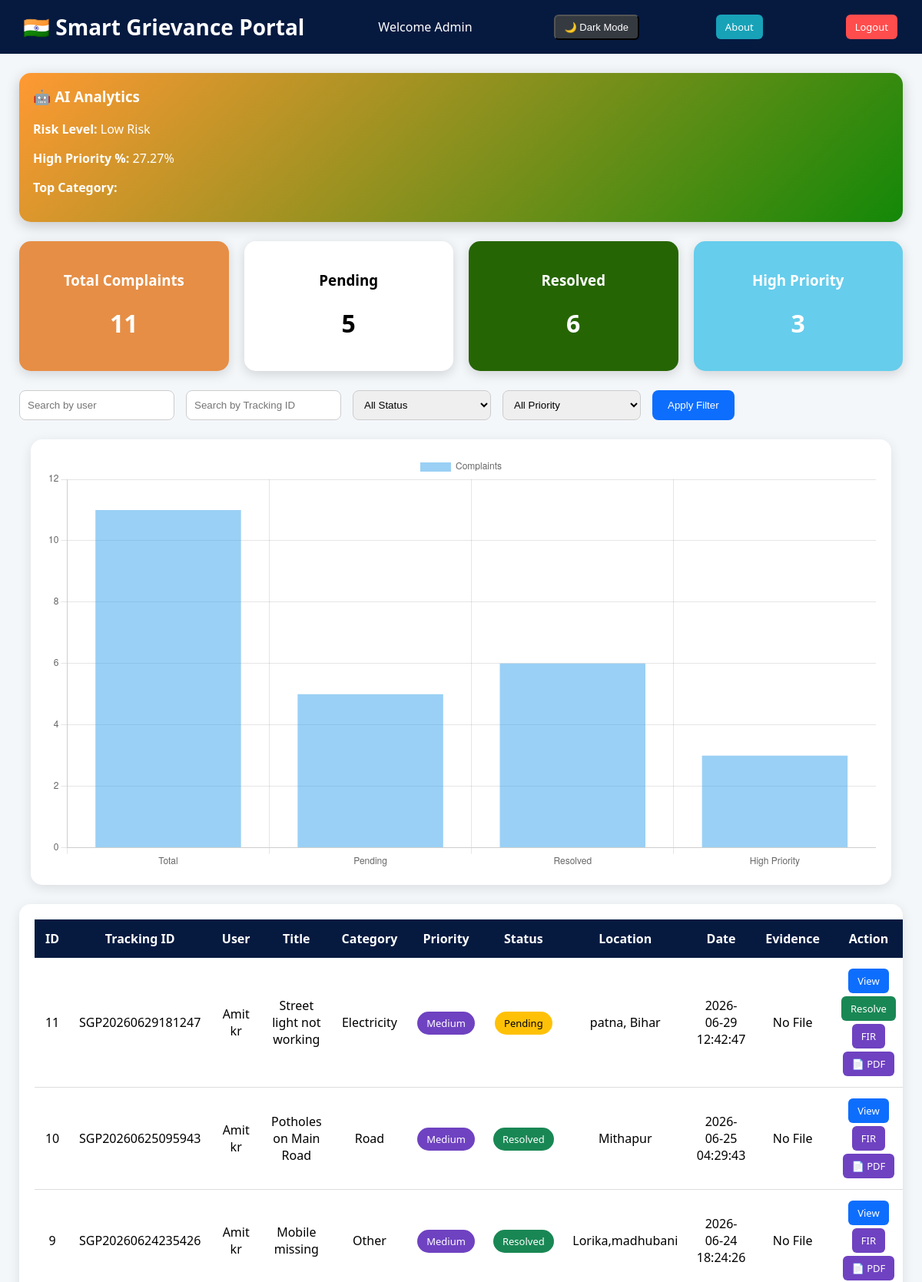
Before: /admin (signed in, upper part) with the older database file.
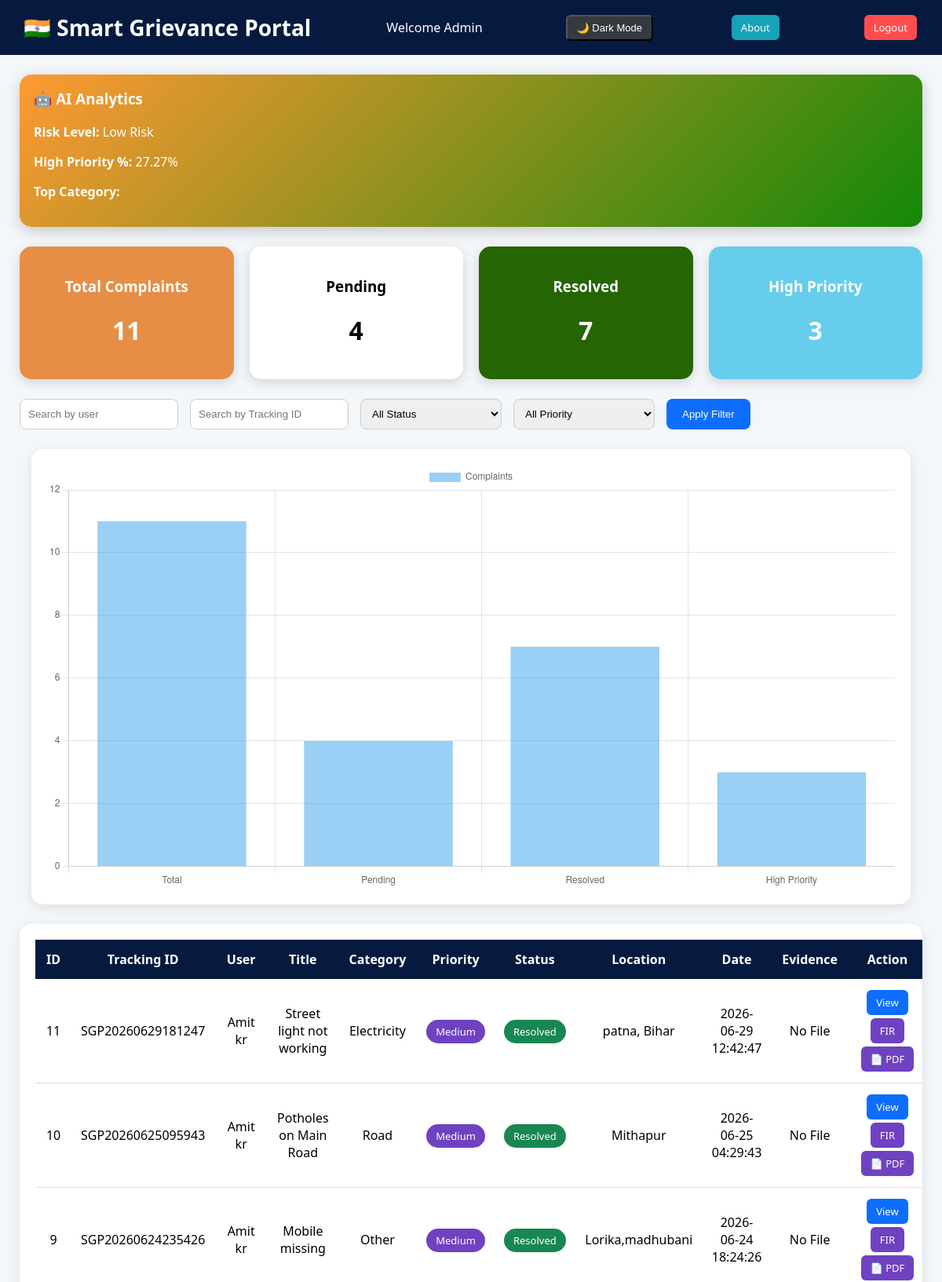
After: the same page with the newer database file.
### tables this page shows
CREATE TABLE complaints (
            id INTEGER PRIMARY KEY AUTOINCREMENT,
            user_name TEXT NOT NULL,
            title TEXT NOT NULL,
            description TEXT NOT NULL,
            category TEXT NOT NULL,
            priority TEXT DEFAULT 'Medium',
            status TEXT DEFAULT 'Pending',
            ai_score INTEGER DEFAULT 0,
            created_at TEXT DEFAULT CURRENT_TIMESTAMP
        , location TEXT, evidence TEXT, reply TEXT, tracking_id TEXT);

### app.py (the view)
@app.route("/admin")
def admin():
    if "user" not in session or session["role"] != "admin":
        return redirect(url_for("login"))
    search = request.args.get("search", "")
    priority = request.args.get("priority", "")
    status = request.args.get("status", "")
    query = "SELECT * FROM complaints WHERE 1=1"
    values = []
    if search:
        query += " AND user_name LIKE ?"
        values.append(f"%{search}%")
    if priority:
        query += " AND priority=?"
        values.append(priority)
    if status:
        query += " AND status=?"
        values.append(status)
    query += " ORDER BY created_at DESC"
    with get_db_connection() as conn:
        complaints = conn.execute(
            query,
            values
        ).fetchall()
        total = conn.execute("""
        SELECT COUNT(*) FROM complaints
        """).fetchone()[0]
        pending = conn.execute("""
        SELECT COUNT(*) FROM complaints
        WHERE status='Pending'
        """).fetchone()[0]
        resolved = conn.execute("""
        SELECT COUNT(*) FROM complaints
        WHERE status='Resolved'
        """).fetchone()[0]
        high_priority = conn.execute("""
        SELECT COUNT(*) FROM complaints
        WHERE priority='High'
        """).fetchone()[0]
    high_percent = round(
        (high_priority / total) * 100,
        2
    ) if total else 0
    risk_level = (
        "High Risk"
        if high_percent > 40
        else "Low Risk"
    )
    return render_template(
        "admin.html",
        complaints=complaints,
        total=total,
        pending=pending,
        resolved=resolved,
        high_priority=high_priority,
        high_percent=high_percent,
        risk_level=risk_level
    )

### app.py (called while the page is built)
def get_db_connection():
    conn = sqlite3.connect(DATABASE)
    conn.row_factory = sqlite3.Row
    return conn

### templates/admin.html (shortened to what this page needs)
<!DOCTYPE html>
<html>
<head>
</head>
<body>
<div class="navbar">
<h2>🇮🇳 Smart Grievance Portal</h2>
Welcome Admin
<button id="darkModeBtn" class="btn" style="background:#343a40; margin-left:10px;">
🌙 Dark Mode
</button>
<a href="{{ url_for('about') }}"
class="btn"
style="background:#17a2b8; margin-right:10px;">
About
</a>
<a href="{{ url_for('logout') }}" class="btn logout">
Logout
</a>
</div>
<div class="ai-card">
<h3>🤖 AI Analytics</h3>
<p><b>Risk Level:</b> {{ risk_level }}</p>
<p><b>High Priority %:</b> {{ high_percent }}%</p>
<p><b>Top Category:</b> {{ most_category }}</p>
</div>
<div class="cards">
<div class="card total">
<h3>Total Complaints</h3>
<h1>{{ total }}</h1>
</div>
<div class="card pending">
<h3>Pending</h3>
<h1>{{ pending }}</h1>
</div>
<div class="card resolved">
<h3>Resolved</h3>
<h1>{{ resolved }}</h1>
</div>
<div class="card high">
<h3>High Priority</h3>
<h1>{{ high_priority }}</h1>
</div>
</div>
<form method="GET" class="filters">
<input
type="text"
name="search"
placeholder="Search by user"
value="{{ request.args.get('search','') }}">
<input
type="text"
name="tracking_id"
placeholder="Search by Tracking ID"
value="{{ request.args.get('tracking_id','') }}">
<select name="status">
<option value="">All Status</option>
</select>
<select name="priority">
<option value="">All Priority</option>
</select>
<button type="submit" class="apply-btn">
Apply Filter
</button>
</form>
<div class="chart-box">
<canvas id="chart"></canvas>
</div>
<div class="table-box">
<table>
<thead>
<tr>
<th>ID</th>
<th>Tracking ID</th>
<th>User</th>
<th>Title</th>
<th>Category</th>
<th>Priority</th>
<th>Status</th>
<th>Location</th>
<th>Date</th>
<th>Evidence</th>
<th>Action</th>
</tr>
</thead>
<tbody>
{% for c in complaints %}
<tr>
<td>{{ c.id }}</td>
<td>{{ c.tracking_id }}</td>
<td>{{ c.user_name }}</td>
<td>{{ c.title }}</td>
<td>{{ c.category }}</td>
<td>
{% if c.priority == "High" %}
<span class="badge high-priority">
{{ c.priority }}
</span>
{% elif c.priority == "Medium" %}
<span class="badge medium">
{{ c.priority }}
</span>
{% else %}
<span class="badge low">
{{ c.priority }}
</span>
{% endif %}
</td>
<td>
{% if c.status == "Pending" %}
<span class="badge pending-status">
Pending
</span>
{% else %}
<span class="badge resolved-status">
Resolved
</span>
{% endif %}
</td>
<td>{{ c.location }}</td>
<td>{{ c.created_at }}</td>
<td>
{% if c.evidence %}
<a href="{{ url_for('static', filename='uploads/' + c.evidence) }}"
target="_blank">
📎 View File
</a>
{% else %}
No File
{% endif %}
</td>
<td>
<a href="{{ url_for('view_complaint', id=c.id) }}" class="btn view">
View
</a>
{% if c.status == "Pending" %}
<a href="{{ url_for('update_status', id=c.id, status='Resolved') }}"
class="btn resolve">
Resolve
</a>
{% endif %}
<a href="{{ url_for('generate_fir', id=c.id) }}"
class="btn fir">
FIR
</a>
<a href="{{ url_for('download_fir', id=c.id) }}"
class="btn fir">
📄 PDF
</a>
</td>
{% endfor %}
</tbody>
</table>
</div>
<script>
const ctx =
document.getElementById("chart");
new Chart(ctx, {
type:"bar",
data:{
labels:[
"Total",
"Pending",
"Resolved",
"High Priority"
],
datasets:[{
label:"Complaints",
data:[
{{ total }},
{{ pending }},
{{ resolved }},
{{ high_priority }}
]
}]
},
options:{
responsive:true
}
});
</script>
</body>
</html>

Changed rows visible on the page:
changed complaints "SGP20260629181247": status "Pending Resolve" → "Resolved"
Other visible differences:
{{ pending }}: "5" → "4"
{{ resolved }}: "6" → "7"
chart data {{ pending }}: 5 → 4
chart data {{ resolved }}: 6 → 7
